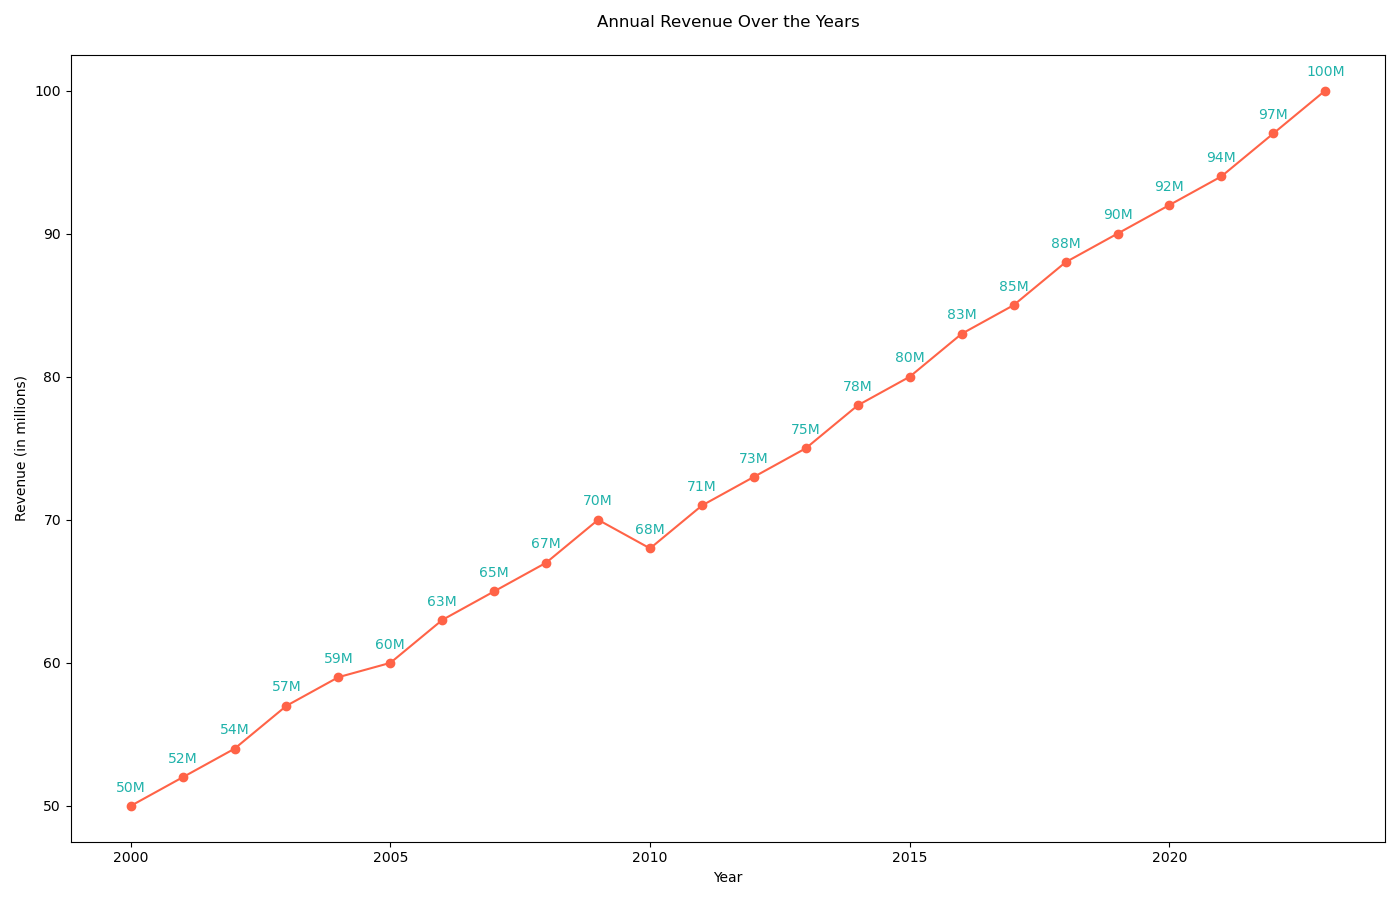

The Python source for this figure:
import matplotlib.pyplot as plt

years = [
    2000, 2001, 2002, 2003, 2004, 2005,
    2006, 2007, 2008, 2009, 2010, 2011,
    2012, 2013, 2014, 2015, 2016, 2017,
    2018, 2019, 2020, 2021, 2022, 2023
]
revenue = [
    50, 52, 54, 57, 59, 60,
    63, 65, 67, 70, 68, 71,
    73, 75, 78, 80, 83, 85,
    88, 90, 92, 94, 97, 100
]

plt.figure(figsize=(14, 9))
plt.plot(years, revenue, marker='o', color="#FF6347")

for year, rev in zip(years, revenue):
    plt.text(year, rev + 1, f'{rev}M', ha='center', color='#20B2AA')

plt.title("Annual Revenue Over the Years", pad=20)
plt.xlabel("Year")
plt.ylabel("Revenue (in millions)")

plt.tight_layout()
plt.show()
